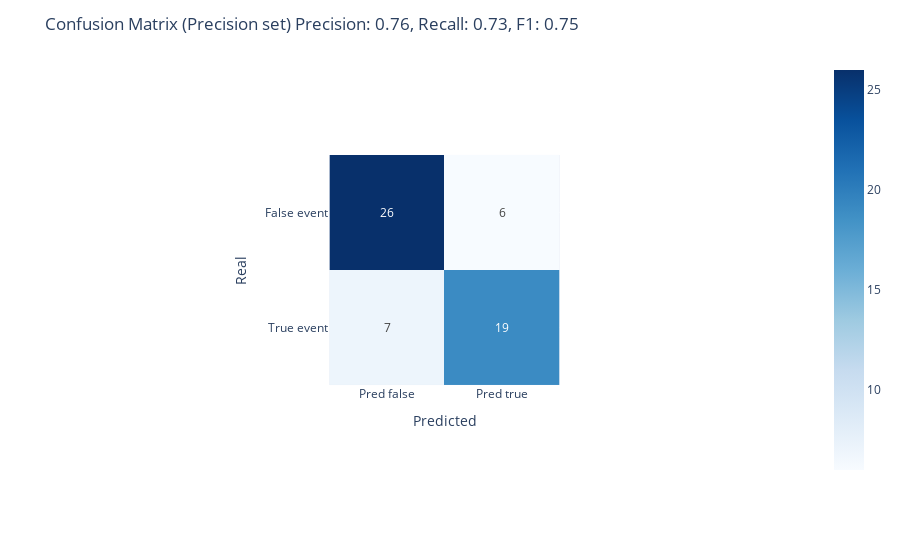

The code cell stored with this chart in its notebook:
### Code cell
cm_df = pd.DataFrame(cm, index=["False event", "True event"], columns=["Pred false", "Pred true"])
title_text = (f"Confusion Matrix (Precision set)\n"
              f"Precision: {prec_val:.2f}, Recall: {rec_val:.2f}, F1: {f1_val:.2f}")

fig = px.imshow(cm_df, text_auto=True, color_continuous_scale="Blues")
fig.update_layout(
    title=title_text,
    xaxis_title="Predicted",
    yaxis_title="Real"
)
fig.show()

### Figure 1 — Plotly figure (JSON) as saved in the notebook; plotly's stock layout.template omitted (floating-point values rounded to 4 significant figures)
{"data": [{"coloraxis": "coloraxis", "hovertemplate": "x: %{x}<br>y: %{y}<br>color: %{z}<extra></extra>", "name": "0", "texttemplate": "%{z}", "type": "heatmap", "x": ["Pred false", "Pred true"], "xaxis": "x", "y": ["False event", "True event"], "yaxis": "y", "z": [[26, 6], [7, 19]]}], "layout": {"autosize": true, "coloraxis": {"colorscale": [[0, "rgb(247,251,255)"], [0.125, "rgb(222,235,247)"], [0.25, "rgb(198,219,239)"], [0.375, "rgb(158,202,225)"], [0.5, "rgb(107,174,214)"], [0.625, "rgb(66,146,198)"], [0.75, "rgb(33,113,181)"], [0.875, "rgb(8,81,156)"], [1, "rgb(8,48,107)"]]}, "margin": {"t": 60}, "title": {"text": "Confusion Matrix (Precision set)\nPrecision: 0.76, Recall: 0.73, F1: 0.75"}, "xaxis": {"anchor": "y", "autorange": true, "constrain": "domain", "domain": [0.3422, 0.6578], "range": [-0.5, 1.5], "scaleanchor": "y", "title": {"text": "Predicted"}, "type": "category"}, "yaxis": {"anchor": "x", "autorange": true, "constrain": "domain", "domain": [0, 1], "range": [1.5, -0.5], "title": {"text": "Real"}, "type": "category"}}}
